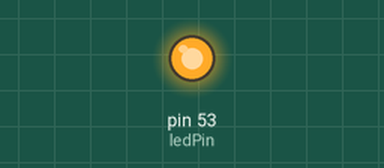
Recording of a sketch running on a simulated Arduino Mega 2560, built with avr-gcc and run on an emulated ATmega2560. Parts: output pins drawn as LEDs (lit = HIGH). What the sketch prints to the serial monitor is not drawn.

Above: at 0.05 s.
Timing chart, 0 to 3.0 s (numbered marks = the images above):
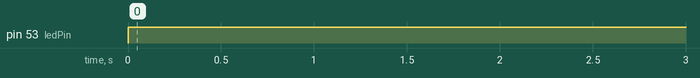

The sketch:

BLuetooth_Master_Maze_Transmission_Testing1.ino
```cpp
//=====Arrays Declarations=====
//Fill Flood Maze
char Maze[11][11] =
{
{'.', '-', '-', '-', '-', '-', '.'},
{'|', ' ', ' ', ' ', ' ', ' ', '|'},
{'|', ' ', ' ', ' ', ' ', ' ', '|'},
{'|', ' ', ' ', ' ', ' ', ' ', '|'},
{'|', ' ', ' ', ' ', ' ', ' ', '|'},
{'|', ' ', ' ', ' ', ' ', ' ', '|'},
{'.', '-', '-', '-', '-', '-', '.'}
};

//=====Declarations & Inital values=====
int x = 0;    //X axis used for printing the maze
int y = 0;    //Y axis used for printing the maze
int xp = 1;   //X axis used for inital position of the robot
int yp = 9;   //Y axis used for inital position of the robot
char S_value; //straigt cell value
char D_value; //down cell value
char L_value; //left cell value
char R_value; //right cell value
int i = 0;
char current_value; //current cell value
int ledPin = 53;

char PrintMaze()
{
//=====Print-out the maze=====
x = 0;
y = 0;
while(x < 11)
{
//Serial.print(Maze[y][x]);
//Serial.print(' ');
Serial1.write(Maze[y][x]);
Serial1.write(' ');
x++;
if(x > 10)
{
//Serial.print("\n");
Serial1.write("\n");
y++;
x = 0;
if(y > 10)
{
x = 11;
}
}
}
//Serial.print("\n");
//Serial.print("\n");
Serial1.write("\n");
Serial1.write("\n");
}

void setup() {
  // put your setup code here, to run once:
  Serial.begin(9600);
  Serial1.begin(9600);            // Turn on Bluetooth Serial
  pinMode(ledPin, OUTPUT);         // set the Pin to output
}

void loop() {
  // put your main code here, to run repeatedly:
  digitalWrite(ledPin, HIGH);       // Turn LED on
  Serial.print(PrintMaze());
  Serial1.write(PrintMaze());
//  Serial1.end();
  digitalWrite(ledPin, LOW);        // Turn LED off
}
```

Measured:
- by itself, pin 53 (ledPin): LOW → HIGH at 0.00 s
